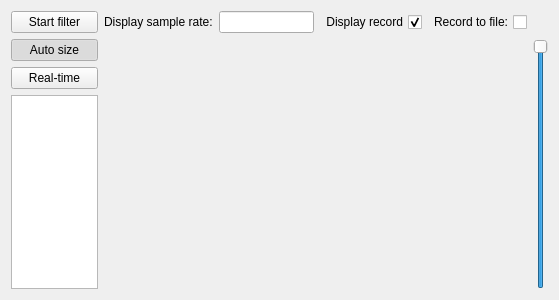
<?xml version="1.0" encoding="UTF-8"?>
<ui version="4.0">
 <class>EOGFilterWidget</class>
 <widget class="QWidget" name="EOGFilterWidget">
  <property name="geometry">
   <rect>
    <x>0</x>
    <y>0</y>
    <width>559</width>
    <height>300</height>
   </rect>
  </property>
  <property name="sizePolicy">
   <sizepolicy hsizetype="Expanding" vsizetype="Expanding">
    <horstretch>0</horstretch>
    <verstretch>0</verstretch>
   </sizepolicy>
  </property>
  <property name="windowTitle">
   <string>Form</string>
  </property>
  <layout class="QGridLayout" name="gridLayout_2">
   <item row="1" column="0">
    <layout class="QVBoxLayout" name="verticalLayout">
     <item>
      <widget class="QPushButton" name="autoSizeButton">
       <property name="text">
        <string>Auto size</string>
       </property>
       <property name="checkable">
        <bool>true</bool>
       </property>
       <property name="checked">
        <bool>true</bool>
       </property>
      </widget>
     </item>
     <item>
      <widget class="QPushButton" name="stickToEnd">
       <property name="text">
        <string>Real-time</string>
       </property>
       <property name="checkable">
        <bool>true</bool>
       </property>
      </widget>
     </item>
     <item>
      <widget class="QTextEdit" name="errorTextEdit">
       <property name="sizePolicy">
        <sizepolicy hsizetype="Minimum" vsizetype="Expanding">
         <horstretch>0</horstretch>
         <verstretch>0</verstretch>
        </sizepolicy>
       </property>
       <property name="minimumSize">
        <size>
         <width>20</width>
         <height>0</height>
        </size>
       </property>
       <property name="maximumSize">
        <size>
         <width>100</width>
         <height>16777215</height>
        </size>
       </property>
      </widget>
     </item>
    </layout>
   </item>
   <item row="0" column="1">
    <layout class="QHBoxLayout" name="horizontalLayout">
     <item>
      <widget class="QLabel" name="displaySampleRateLabel">
       <property name="text">
        <string>Display sample rate:</string>
       </property>
      </widget>
     </item>
     <item>
      <widget class="QLineEdit" name="displaySampleRateLineEdit"/>
     </item>
     <item>
      <widget class="QCheckBox" name="enableDisplayingCheckBox">
       <property name="layoutDirection">
        <enum>Qt::RightToLeft</enum>
       </property>
       <property name="text">
        <string>Display record</string>
       </property>
       <property name="checked">
        <bool>true</bool>
       </property>
      </widget>
     </item>
     <item>
      <widget class="QCheckBox" name="recordsToFileCheckBox">
       <property name="layoutDirection">
        <enum>Qt::RightToLeft</enum>
       </property>
       <property name="text">
        <string>Record to file:</string>
       </property>
      </widget>
     </item>
    </layout>
   </item>
   <item row="0" column="0">
    <widget class="QPushButton" name="startFilterButton">
     <property name="text">
      <string>Start filter</string>
     </property>
     <property name="checkable">
      <bool>true</bool>
     </property>
    </widget>
   </item>
   <item row="1" column="1">
    <widget class="QCustomPlot" name="graphic" native="true">
     <property name="sizePolicy">
      <sizepolicy hsizetype="Expanding" vsizetype="Expanding">
       <horstretch>0</horstretch>
       <verstretch>0</verstretch>
      </sizepolicy>
     </property>
    </widget>
   </item>
   <item row="1" column="2">
    <widget class="QSlider" name="verticalRangeSlider">
     <property name="maximum">
      <number>1000</number>
     </property>
     <property name="singleStep">
      <number>5</number>
     </property>
     <property name="value">
      <number>1000</number>
     </property>
     <property name="orientation">
      <enum>Qt::Vertical</enum>
     </property>
    </widget>
   </item>
  </layout>
 </widget>
 <customwidgets>
  <customwidget>
   <class>QCustomPlot</class>
   <extends>QWidget</extends>
   <header location="global">/home/p10/Dropbox/Pepi/C++/QCustomPlot/qcustomplot.h</header>
   <container>1</container>
  </customwidget>
 </customwidgets>
 <resources/>
 <connections/>
</ui>
